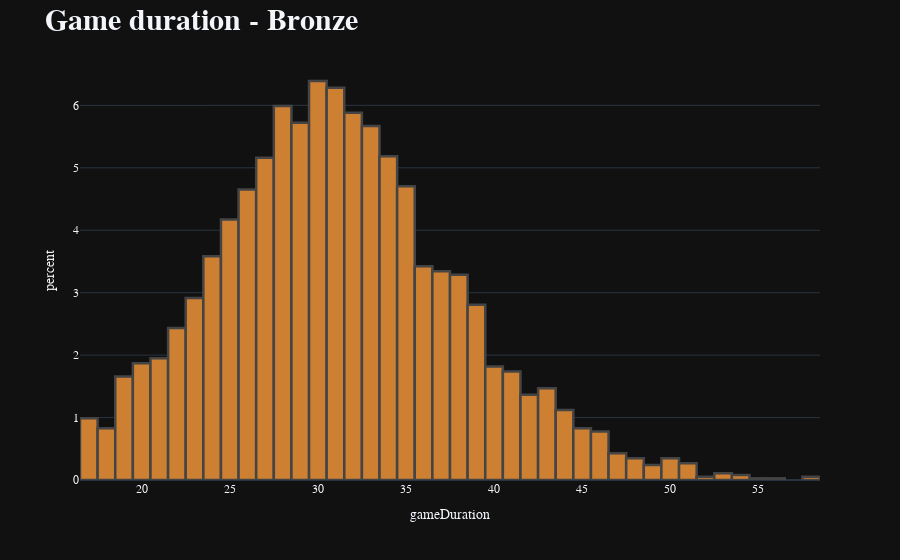

Notebook code for this chart:
### Code cell
bronze_matches_duration = bronze_matches_duration.drop(bronze_matches_duration[bronze_matches_duration['gameDuration'] >= 60].index)
bronze_matches_duration = bronze_matches_duration.drop(bronze_matches_duration[bronze_matches_duration['gameDuration'] <= 16].index)

fig = px.histogram(bronze_matches_duration, x = 'gameDuration',
                    histnorm='percent',
                    template = 'plotly_dark',
                   )

fig.update_layout(title='<b>Game duration - Bronze<b>', 
                  font_family="Spiegel",
                  titlefont={'size': 30},
                  
                  )

colors = ['#CD7F32']*60


fig.update_traces(marker_color=colors, marker_line_color=None,
                  marker_line_width=2.5, opacity=None)

fig.show()

print('The average duration is:', (bronze_matches_duration['gameDuration'].sum()/len(bronze_matches_duration)).round(2))

### Figure 1 — Plotly figure (JSON) as saved in the notebook; plotly's stock layout.template omitted (floating-point values rounded to 4 significant figures; data arrays with more than 128 entries replaced by an {"elided": "..."} marker saying what was removed)
{"data": [{"alignmentgroup": "True", "bingroup": "x", "histnorm": "percent", "hovertemplate": "gameDuration=%{x}<br>percent=%{y}<extra></extra>", "legendgroup": "", "marker": {"color": ["#CD7F32", "#CD7F32", "#CD7F32", "#CD7F32", "#CD7F32", "#CD7F32", "#CD7F32", "#CD7F32", "#CD7F32", "#CD7F32", "#CD7F32", "#CD7F32", "#CD7F32", "#CD7F32", "#CD7F32", "#CD7F32", "#CD7F32", "#CD7F32", "#CD7F32", "#CD7F32", "#CD7F32", "#CD7F32", "#CD7F32", "#CD7F32", "#CD7F32", "#CD7F32", "#CD7F32", "#CD7F32", "#CD7F32", "#CD7F32", "#CD7F32", "#CD7F32", "#CD7F32", "#CD7F32", "#CD7F32", "#CD7F32", "#CD7F32", "#CD7F32", "#CD7F32", "#CD7F32", "#CD7F32", "#CD7F32", "#CD7F32", "#CD7F32", "#CD7F32", "#CD7F32", "#CD7F32", "#CD7F32", "#CD7F32", "#CD7F32", "#CD7F32", "#CD7F32", "#CD7F32", "#CD7F32", "#CD7F32", "#CD7F32", "#CD7F32", "#CD7F32", "#CD7F32", "#CD7F32"], "line": {"width": 2.5}, "pattern": {"shape": ""}}, "name": "", "offsetgroup": "", "orientation": "v", "showlegend": false, "type": "histogram", "x": {"elided": "3740 int values"}, "xaxis": "x", "yaxis": "y"}], "layout": {"barmode": "relative", "font": {"family": "Spiegel"}, "legend": {"tracegroupgap": 0}, "margin": {"t": 60}, "title": {"font": {"size": 30}, "text": "<b>Game duration - Bronze<b>"}, "xaxis": {"anchor": "y", "domain": [0, 1], "title": {"text": "gameDuration"}}, "yaxis": {"anchor": "x", "domain": [0, 1], "title": {"text": "percent"}}}}
